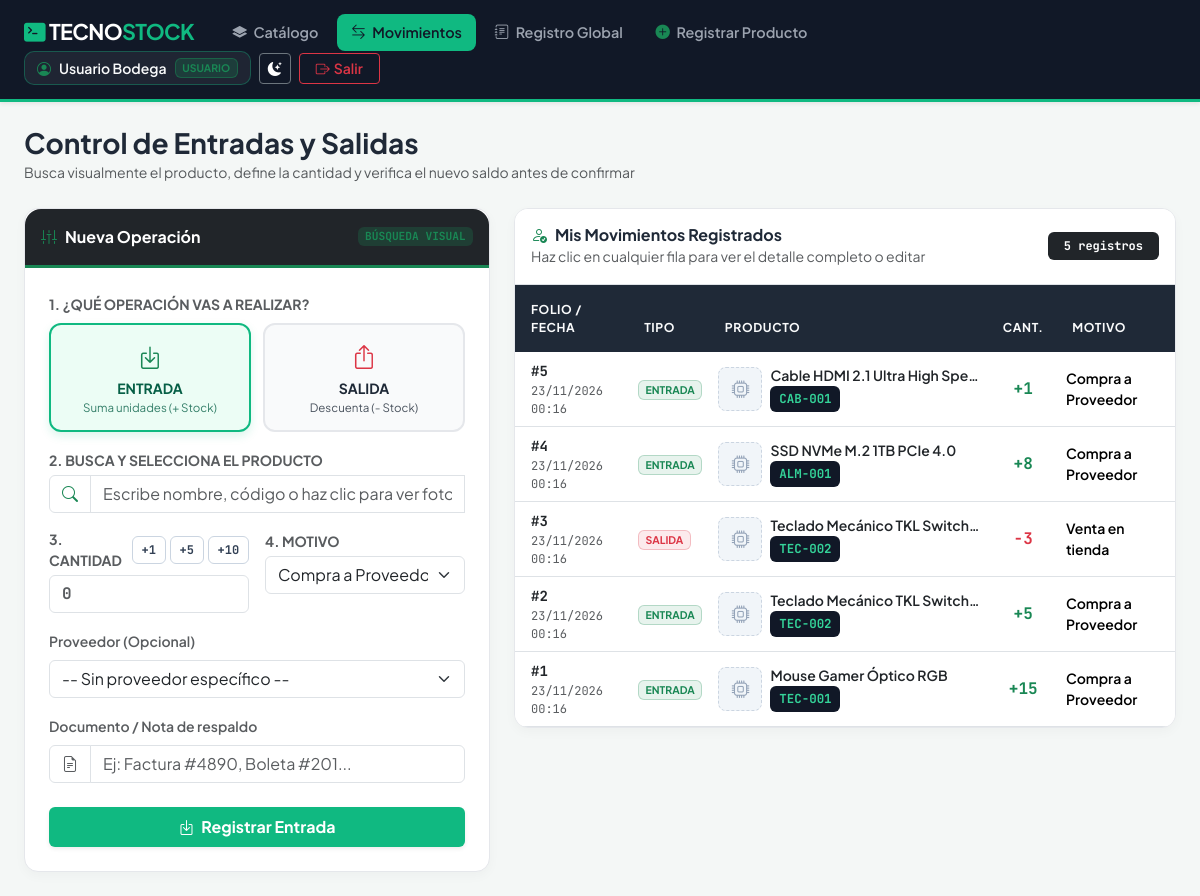
/movimientos.php?error=no_autorizado (signed in), run on the app's committed database.
### tables this page shows
CREATE TABLE movimiento (
    id_movimiento INT AUTO_INCREMENT PRIMARY KEY,
    fecha_hora DATETIME NOT NULL DEFAULT CURRENT_TIMESTAMP,
    tipo TINYINT(1) NOT NULL CHECK (tipo IN (1, 2)),
    motivo VARCHAR(100) NOT NULL,
    cantidad INT NOT NULL CHECK (cantidad > 0),
    observacion VARCHAR(255) DEFAULT NULL,
    editado TINYINT(1) NOT NULL DEFAULT 0,
    fecha_edicion DATETIME DEFAULT NULL,
    id_producto INT NOT NULL,
    id_usuario INT NOT NULL,
    id_proveedor INT DEFAULT NULL,
    CONSTRAINT fk_movimiento_producto FOREIGN KEY (id_producto)
        REFERENCES producto(id_producto)
        ON UPDATE CASCADE
        ON DELETE RESTRICT,
    CONSTRAINT fk_movimiento_usuario FOREIGN KEY (id_usuario)
        REFERENCES usuario(id_usuario)
        ON UPDATE CASCADE
        ON DELETE RESTRICT,
    CONSTRAINT fk_movimiento_proveedor FOREIGN KEY (id_proveedor)
        REFERENCES proveedor(id_proveedor)
        ON UPDATE CASCADE
        ON DELETE RESTRICT
);

CREATE TABLE producto (
    id_producto INT AUTO_INCREMENT PRIMARY KEY,
    codigo VARCHAR(30) NOT NULL UNIQUE,
    nombre VARCHAR(120) NOT NULL,
    descripcion VARCHAR(255) DEFAULT NULL,
    imagen VARCHAR(255) DEFAULT NULL,
    precio INT NOT NULL CHECK (precio >= 0),
    stock_actual INT NOT NULL DEFAULT 0 CHECK (stock_actual >= 0),
    stock_minimo INT NOT NULL DEFAULT 0 CHECK (stock_minimo >= 0),
    estado TINYINT(1) NOT NULL DEFAULT 1,
    id_categoria INT NOT NULL,
    id_proveedor INT DEFAULT NULL,
    CONSTRAINT fk_producto_categoria FOREIGN KEY (id_categoria)
        REFERENCES categoria(id_categoria)
        ON UPDATE CASCADE
        ON DELETE RESTRICT,
    CONSTRAINT fk_producto_proveedor FOREIGN KEY (id_proveedor)
        REFERENCES proveedor(id_proveedor)
        ON UPDATE CASCADE
        ON DELETE RESTRICT
);

### movimientos.php (the view, shortened to what this page needs)
<?php
require_once 'config/conexion.php';
$idUsuario                 = (int)$_SESSION['id_usuario'];
$nombreUsuario             = $_SESSION['nombre'];
$stmtMisMovs = $pdo->prepare("
    SELECT m.*, p.codigo AS prod_codigo, p.nombre AS prod_nombre, p.imagen AS prod_imagen,
           pr.razon_social AS proveedor_nombre
    FROM movimiento m
    INNER JOIN producto p ON m.id_producto = p.id_producto
    LEFT JOIN proveedor pr ON m.id_proveedor = pr.id_proveedor
    WHERE m.id_usuario = :id_u
    ORDER BY m.fecha_hora DESC, m.id_movimiento DESC
");
$stmtMisMovs->execute(['id_u' => $idUsuario]);
$misMovimientos = $stmtMisMovs->fetchAll();
?>
<!DOCTYPE html>
<html lang="es">
<head>
    <link href="https://cdn.jsdelivr.net/npm/bootstrap@5.3.3/dist/css/bootstrap.min.css" rel="stylesheet">
    <link href="https://cdn.jsdelivr.net/npm/bootstrap-icons@1.11.3/font/bootstrap-icons.min.css" rel="stylesheet">
    <link href="assets/theme.css" rel="stylesheet">
</head>
<body>
<?php include 'includes/navbar.php'; ?>
<main class="container-fluid px-4 py-4" style="max-width: 1400px;">
    <div class="mb-4">
        <h3 class="fw-bold mb-0">Control de Entradas y Salidas</h3>
        <span class="text-muted small">Busca visualmente el producto, define la cantidad y verifica el nuevo saldo antes de confirmar</span>
    </div>
    <div class="row g-4">
        <div class="col-lg-5">
            <div class="panel-card">
                <div class="p-3 bg-dark text-white d-flex align-items-center justify-content-between border-bottom border-success border-3 rounded-top-4">
                    <span class="fw-bold"><i class="bi bi-sliders2-vertical text-success me-2"></i>Nueva Operación</span>
                    <span class="badge bg-success bg-opacity-25 text-success mono" style="font-size: 0.7rem;">BÚSQUEDA VISUAL</span>
                </div>
                <div class="p-4">
                    <form method="POST" id="formMovimiento" novalidate>
                        <div class="mb-3">
                            <label class="form-label fw-bold small text-uppercase text-muted mb-2">1. ¿Qué operación vas a realizar?</label>
                            <div class="tipo-grid">
                                <label class="tipo-option">
                                    <div class="tipo-label">
                                        <i class="bi bi-box-arrow-in-down fs-4 text-success mb-1"></i>
                                        <span class="fw-bold small">ENTRADA</span>
                                        <span style="font-size: 0.72rem; opacity: 0.8;">Suma unidades (+ Stock)</span>
                                    </div>
                                </label>
                                <label class="tipo-option">
                                    <div class="tipo-label">
                                        <i class="bi bi-box-arrow-up fs-4 text-danger mb-1"></i>
                                        <span class="fw-bold small">SALIDA</span>
                                        <span style="font-size: 0.72rem; opacity: 0.8;">Descuenta (- Stock)</span>
                                    </div>
                                </label>
                            </div>
                        </div>
                        <div class="mb-3">
                            <label for="buscadorProductoVisual" class="form-label fw-bold small text-uppercase text-muted mb-1">
                                2. Busca y Selecciona el Producto
                            </label>
                            <div class="visual-picker-wrapper" id="pickerWrapper">
                                <div class="input-group">
                                    <span class="input-group-text bg-white text-success"><i class="bi bi-search"></i></span>
                                    <input type="text" class="form-control" id="buscadorProductoVisual" autocomplete="off"
                                           placeholder="Escribe nombre, código o haz clic para ver fotos...">
                                </div>
                            </div>
                        </div>
                        <div class="row g-3 mb-3">
                            <div class="col-sm-6">
                                <div class="d-flex justify-content-between align-items-center mb-1">
                                    <label for="cantidad" class="form-label fw-bold small text-uppercase text-muted mb-0">3. Cantidad</label>
                                    <div class="d-flex gap-1">
                                        <button type="button" class="quick-qty-btn mono" onclick="sumarCantidad(1)">+1</button>
                                        <button type="button" class="quick-qty-btn mono" onclick="sumarCantidad(5)">+5</button>
                                        <button type="button" class="quick-qty-btn mono" onclick="sumarCantidad(10)">+10</button>
                                    </div>
                                </div>
                                <input type="number" class="form-control mono fw-bold fs-6" id="cantidad" name="cantidad" min="1" step="1" placeholder="0" required>
                            </div>
                            <div class="col-sm-6">
                                <label for="motivo" class="form-label fw-bold small text-uppercase text-muted mb-1">4. Motivo</label>
                                <select class="form-select" id="motivo" name="motivo" required>
                                    <option value="Compra a Proveedor">Compra a Proveedor</option>
                                </select>
                            </div>
                        </div>
                        <div class="mb-3" id="bloqueProveedor">
                            <label for="id_proveedor" class="form-label fw-semibold small text-muted">Proveedor (Opcional)</label>
                            <select class="form-select" id="id_proveedor" name="id_proveedor">
                                <option value="">-- Sin proveedor específico --</option>
                            </select>
                        </div>
                        <div class="mb-4">
                            <label for="observacion" class="form-label fw-semibold small text-muted">Documento / Nota de respaldo</label>
                            <div class="input-group">
                                <span class="input-group-text bg-white text-muted"><i class="bi bi-file-earmark-text"></i></span>
                                <input type="text" class="form-control" id="observacion" name="observacion" placeholder="Ej: Factura #4890, Boleta #201...">
                            </div>
                        </div>
                        <button type="button" id="btnSubmitVisual" class="btn btn-emerald w-100 py-2 fw-bold shadow-sm" onclick="validarYConfirmarMovimiento()">
                        </button>
                    </form>
                </div>
            </div>
        </div>
        <div class="col-lg-7">
            <div class="panel-card table-panel">
                <div class="p-3 bg-white border-bottom d-flex justify-content-between align-items-center">
                    <div>
                        <h6 class="fw-bold mb-0"><i class="bi bi-person-check text-success me-2"></i>Mis Movimientos Registrados</h6>
                        <small class="text-muted">Haz clic en cualquier fila para ver el detalle completo o editar</small>
                    </div>
                    <span class="badge bg-dark mono px-3 py-2"><?= count($misMovimientos) ?> registros</span>
                </div>
                <div class="table-responsive">
                    <table class="table table-hover align-middle mb-0 small">
                        <thead>
                            <tr>
                                <th class="ps-3">Folio / Fecha</th>
                                <th>Tipo</th>
                                <th>Producto</th>
                                <th class="text-center">Cant.</th>
                                <th>Motivo</th>
                            </tr>
                        </thead>
                        <tbody>
                            <?php if (empty($misMovimientos)): ?>
                                <tr>
                                    <td colspan="5" class="text-center py-5 text-muted">
                                        <i class="bi bi-inbox fs-1 d-block mb-2 opacity-50"></i>
                                        Aún no has registrado movimientos.
                                    </td>
                                </tr>
                            <?php else: ?>
                                <?php foreach ($misMovimientos as $m): ?>
                                    <?php
                                        $infoMov = htmlspecialchars(json_encode([
                                            "id"            => (int)$m["id_movimiento"],
                                            "fecha"         => date("d/m/Y H:i", strtotime($m["fecha_hora"])),
                                            "tipo"          => (int)$m["tipo"],
                                            "codigo"        => $m["prod_codigo"],
                                            "producto"      => $m["prod_nombre"],
                                            "imagen"        => $m["prod_imagen"] ?? "",
                                            "cantidad"      => (int)$m["cantidad"],
                                            "motivo"        => $m["motivo"],
                                            "obs"           => $m["observacion"] ?? "Sin observaciones",
                                            "proveedor"     => $m["proveedor_nombre"] ?? "No aplica",
                                            "usuario"       => $nombreUsuario,
                                            "es_mio"        => true,
                                            "editado"       => (int)$m["editado"],
                                            "fecha_edicion" => $m["fecha_edicion"] ? date("d/m/Y H:i", strtotime($m["fecha_edicion"])) : ""
                                        ], JSON_UNESCAPED_UNICODE | JSON_UNESCAPED_SLASHES), ENT_QUOTES, 'UTF-8');
                                    ?>
                                    <tr class="fila-clicable" data-mov="<?= $infoMov ?>" onclick="abrirDetalleDesdeFila(this)">
                                        <td class="ps-3">
                                            <span class="fw-bold mono text-dark">#<?= $m['id_movimiento'] ?></span>
                                            <div class="text-muted mono" style="font-size: 0.75rem;"><?= date('d/m/Y H:i', strtotime($m['fecha_hora'])) ?></div>
                                        </td>
                                        <td>
                                            <?php if ((int)$m['tipo'] === 1): ?>
                                                <span class="badge bg-success bg-opacity-10 text-success border border-success border-opacity-25">ENTRADA</span>
                                            <?php else: ?>
                                                <span class="badge bg-danger bg-opacity-10 text-danger border border-danger border-opacity-25">SALIDA</span>
                                            <?php endif; ?>
                                        </td>
                                        <td>
                                            <div class="d-flex align-items-center gap-2">
                                                <div class="min-w-0">
                                                    <div class="fw-semibold text-dark text-truncate" style="max-width: 210px;">
                                                        <?= htmlspecialchars($m['prod_nombre']) ?>
                                                    </div>
                                                    <span class="sku-tag mono"><?= htmlspecialchars($m['prod_codigo']) ?></span>
                                                </div>
                                            </div>
                                        </td>
                                        <td class="text-center fw-bold fs-6 mono <?= (int)$m['tipo'] === 1 ? 'text-success' : 'text-danger' ?>">
                                            <?= (int)$m['tipo'] === 1 ? '+' : '-' ?><?= $m['cantidad'] ?>
                                        </td>
                                        <td class="fw-semibold"><?= htmlspecialchars($m['motivo']) ?></td>
                                    </tr>
                                <?php endforeach; ?>
                            <?php endif; ?>
                        </tbody>
                    </table>
                </div>
            </div>
        </div>
    </div>
</main>
</body>
</html>

### assets/theme.css (style rules this page uses)
html { overflow-y: scroll; }
body { transition: background-color 0.2s ease, color 0.2s ease; }

### movimientos.php (style rules this page uses)
:root { --bg-body: #f4f7f6; --surface-dark: #111827; --emerald-primary: #10b981; --emerald-dark: #059669; --coral-danger: #ef4444; }
body { font-family: 'Plus Jakarta Sans', sans-serif; background-color: var(--bg-body); color: #1f2937; }
.mono { font-family: 'JetBrains Mono', monospace; }
.btn-emerald { background-color: #10b981; color: #fff; font-weight: 600; border: none; transition: all 0.2s; }
.panel-card { background: #fff; border-radius: 14px; border: 1px solid #e5e7eb; box-shadow: 0 4px 12px rgba(0,0,0,0.03); }
.table-panel { overflow: hidden; }
.table thead th { background-color: #1f2937; color: #f9fafb; font-size: 0.76rem; text-transform: uppercase; letter-spacing: 0.05em; padding: 0.95rem 0.9rem; border: none; }
.sku-tag { background-color: #111827; color: #34d399; padding: 0.24rem 0.55rem; border-radius: 6px; font-size: 0.78rem; font-weight: 700; display: inline-block; white-space: nowrap; }
.fila-clicable { cursor: pointer; transition: background 0.15s; }
.tipo-grid { display: grid; grid-template-columns: 1fr 1fr; gap: 0.75rem; }
.tipo-label { display: flex; flex-direction: column; align-items: center; justify-content: center; padding: 0.85rem 0.5rem; border-radius: 12px; border: 2px solid #e5e7eb; background-color: #f9fafb; cursor: pointer; transition: all 0.2s ease; text-align: center; }
.tipo-option input[value="1"]:checked + .tipo-label { border-color: var(--emerald-primary); background-color: #ecfdf5; color: #065f46; box-shadow: 0 4px 10px rgba(16, 185, 129, 0.15); }
.visual-picker-wrapper { position: relative; }
.quick-qty-btn { font-size: 0.75rem; font-weight: 700; padding: 0.25rem 0.55rem; border-radius: 6px; border: 1px solid #cbd5e1; background: #fff; color: #334155; transition: all 0.15s; }

### data on the page
movimiento: id_movimiento "5", fecha_hora "23/11/2026 00:16", tipo "ENTRADA", id_producto.nombre "Cable HDMI 2.1 Ultra High Spe…", id_producto.codigo "CAB-001", cantidad "1", motivo "Compra a Proveedor"
movimiento: id_movimiento "4", fecha_hora "23/11/2026 00:16", tipo "ENTRADA", id_producto.nombre "SSD NVMe M.2 1TB PCIe 4.0", id_producto.codigo "ALM-001", cantidad "8", motivo "Compra a Proveedor"
movimiento: id_movimiento "3", fecha_hora "23/11/2026 00:16", tipo "SALIDA", id_producto.nombre "Teclado Mecánico TKL Switch…", id_producto.codigo "TEC-002", cantidad "3", motivo "Venta en tienda"
movimiento: id_movimiento "2", fecha_hora "23/11/2026 00:16", tipo "ENTRADA", id_producto.nombre "Teclado Mecánico TKL Switch…", id_producto.codigo "TEC-002", cantidad "5", motivo "Compra a Proveedor"
movimiento: id_movimiento "1", fecha_hora "23/11/2026 00:16", tipo "ENTRADA", id_producto.nombre "Mouse Gamer Óptico RGB", id_producto.codigo "TEC-001", cantidad "15", motivo "Compra a Proveedor"

### other printed values
$navNombre "Usuario Bodega"
obtenerNombreRol($navRol) "USUARIO"
count($misMovimientos) "5"
